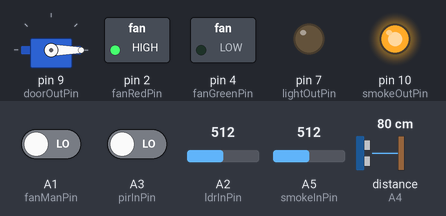
Bench run of a sketch on a simulated Arduino Uno, built with avr-gcc and run on an emulated ATmega328P. Parts: servo, switched loads named in the sketch (green lamp = pin HIGH), output pins drawn as LEDs (lit = HIGH). Wiring (inferred from the names in the program): ultrasonic range finder: trigger A4; echo A4. The inputs (shaded band) are chosen by the test bench; at power-on: distance to the obstacle (sensor on A4) 80 cm, A5 (smokeInPin) = 512, A1 (fanManPin) LOW, A2 (ldrInPin) = 512, A3 (pirInPin) LOW. The echo pulse lasts 58.3 µs per cm.

Above: at 1.2 s.
1.3 s: distance to the obstacle (sensor on A4) set to 56 cm
2.8 s: distance to the obstacle (sensor on A4) set to 48 cm
At 4.0 s:
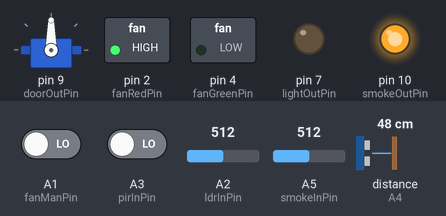
4.3 s: A5 (smokeInPin) set to 489
At 5.0 s:
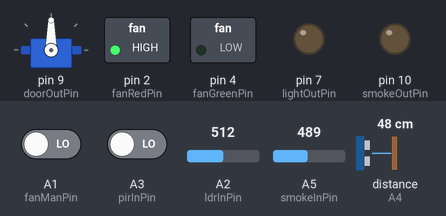
5.8 s: A1 (fanManPin) driven HIGH
At 6.2 s:
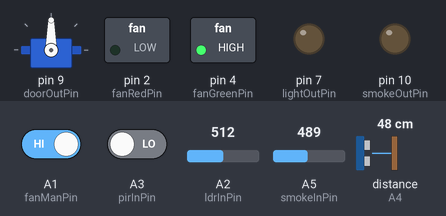
7.3 s: A5 (smokeInPin) set to 510
At 8.5 s:
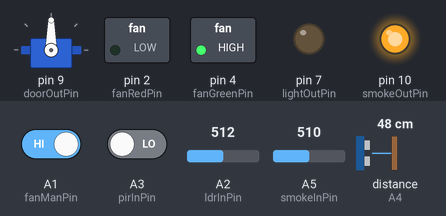
8.8 s: distance to the obstacle (sensor on A4) set to 60 cm
At 9.8 s:
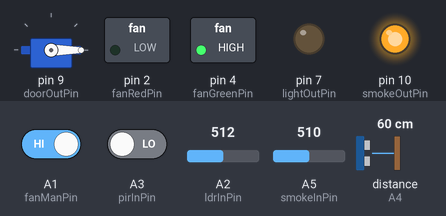
Timing chart, 0 to 11.3 s (numbered marks = the images above; inputs shaded):
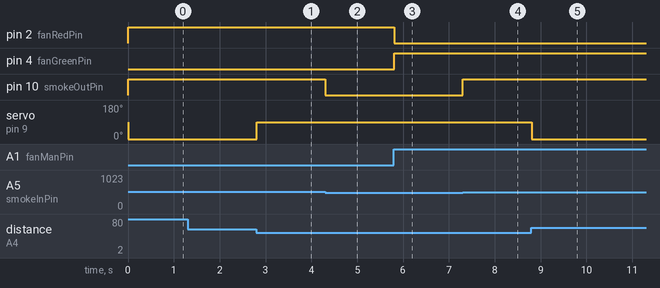

Measured:
- the behaviour switches between 51 and 50 cm on distance to the obstacle (sensor on A4) (found by bisection; images 0 and 1)
- the behaviour switches between 501 and 500 on A5 (smokeInPin) (found by bisection; images 1 and 2)
- after the input at 1.3 s, every drawn part: stays the same
- after the input at 2.8 s, servo on pin 9 (doorOutPin): 0° → 90° at once
- after the input at 4.3 s, pin 10 (smokeOutPin): HIGH → LOW at once
- after the input at 5.8 s, pin 2 (fanRedPin): HIGH → LOW at once; pin 4 (fanGreenPin): LOW → HIGH at once
- after the input at 7.3 s, pin 10 (smokeOutPin): LOW → HIGH at once
- after the input at 8.8 s, servo on pin 9 (doorOutPin): 90° → 0° at once

The sketch:

ibm_assignment_11.ino
```cpp
#include <Servo.h>

int smokeVal = A5;
int smokeOutPin = 10;
int smokeInPin = A5;

int doorOutPin = 9;
int doorInPin = A4;
int redOutPin = 12;
int greenOutPin = 13;
Servo door;

int fanManPin = A1;
int pirInPin = A3;
int ldrInPin = A2;
int fanGreenPin = 4;
int fanRedPin = 2;
int lightOutPin = 7;

void setup()
{
  pinMode(smokeOutPin,OUTPUT);
  pinMode(smokeInPin,INPUT);

  door.attach(doorOutPin);

  pinMode(lightOutPin, OUTPUT);
  pinMode(fanRedPin, OUTPUT);
  pinMode(fanGreenPin, OUTPUT);
  pinMode(pirInPin, INPUT);
  pinMode(ldrInPin, INPUT);

  Serial.begin(9600);
}

void checkSmoke() {
  smokeVal = analogRead(smokeInPin);
  if (smokeVal > 500) {
    digitalWrite(smokeOutPin, HIGH);
  }
  else {
    digitalWrite(smokeOutPin, LOW);
  }
}

long readUltraSonicDistance() {
  pinMode(doorInPin, OUTPUT);
  digitalWrite(doorInPin, LOW);
  delayMicroseconds(2);

  digitalWrite(doorInPin, HIGH);
  delayMicroseconds(10);

  digitalWrite(doorInPin, LOW);
  pinMode(doorInPin, INPUT);

  return pulseIn(doorInPin, HIGH);
}

void openDoor() {
  door.write(90);
  digitalWrite(redOutPin, LOW);
  digitalWrite(greenOutPin, HIGH);
}

void closeDoor() {
  door.write(0);
  digitalWrite(redOutPin, HIGH);
  digitalWrite(greenOutPin, LOW);
}

void automateDoor() {
  int distanceCm = 0.01723 * readUltraSonicDistance();
  if (distanceCm < 50) {
    openDoor();
  }
  else {
    closeDoor();
  }
}

void resetPir() {
  digitalWrite(pirInPin, LOW);
}

void automateFan() {
  bool fanState = digitalRead(pirInPin) || digitalRead(fanManPin);
  digitalWrite(fanGreenPin, fanState);
  digitalWrite(fanRedPin, !fanState);

  delayMicroseconds(10);
  resetPir();
}

void automateLight() {
  if (analogRead(ldrInPin) < 500) {
    digitalWrite(lightOutPin, digitalRead(pirInPin));
  }
  else {
    digitalWrite(lightOutPin, LOW);
  }

  delayMicroseconds(10);
  resetPir();
}

void loop()
{
  checkSmoke();
  automateDoor();
  automateFan();
  automateLight();
}
```
